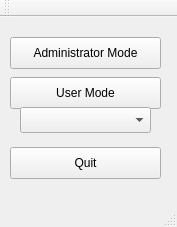
<?xml version="1.0" encoding="UTF-8"?>
<ui version="4.0">
 <class>MainWindow</class>
 <widget class="QMainWindow" name="MainWindow">
  <property name="geometry">
   <rect>
    <x>0</x>
    <y>0</y>
    <width>177</width>
    <height>227</height>
   </rect>
  </property>
  <property name="windowTitle">
   <string>MainWindow</string>
  </property>
  <widget class="QWidget" name="centralWidget">
   <widget class="QPushButton" name="adminButton">
    <property name="geometry">
     <rect>
      <x>10</x>
      <y>20</y>
      <width>151</width>
      <height>32</height>
     </rect>
    </property>
    <property name="text">
     <string>Administrator Mode</string>
    </property>
   </widget>
   <widget class="QPushButton" name="userButton">
    <property name="geometry">
     <rect>
      <x>10</x>
      <y>60</y>
      <width>151</width>
      <height>32</height>
     </rect>
    </property>
    <property name="text">
     <string>User Mode</string>
    </property>
   </widget>
   <widget class="QPushButton" name="quitButton">
    <property name="geometry">
     <rect>
      <x>10</x>
      <y>130</y>
      <width>151</width>
      <height>32</height>
     </rect>
    </property>
    <property name="text">
     <string>Quit</string>
    </property>
   </widget>
   <widget class="QComboBox" name="saver">
    <property name="geometry">
     <rect>
      <x>20</x>
      <y>90</y>
      <width>131</width>
      <height>26</height>
     </rect>
    </property>
   </widget>
  </widget>
  <widget class="QMenuBar" name="menuBar">
   <property name="geometry">
    <rect>
     <x>0</x>
     <y>0</y>
     <width>177</width>
     <height>22</height>
    </rect>
   </property>
  </widget>
  <widget class="QToolBar" name="mainToolBar">
   <attribute name="toolBarArea">
    <enum>TopToolBarArea</enum>
   </attribute>
   <attribute name="toolBarBreak">
    <bool>false</bool>
   </attribute>
  </widget>
  <widget class="QStatusBar" name="statusBar"/>
 </widget>
 <layoutdefault spacing="6" margin="11"/>
 <resources/>
 <connections/>
</ui>
